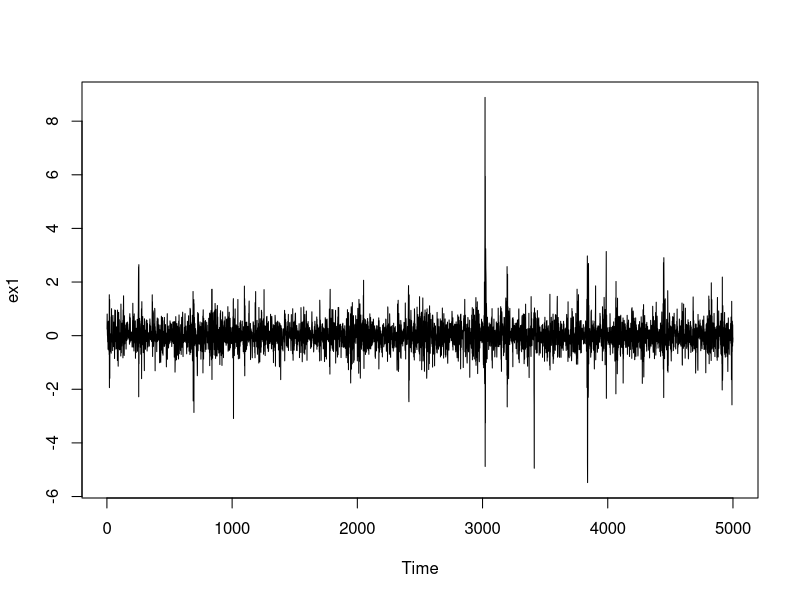
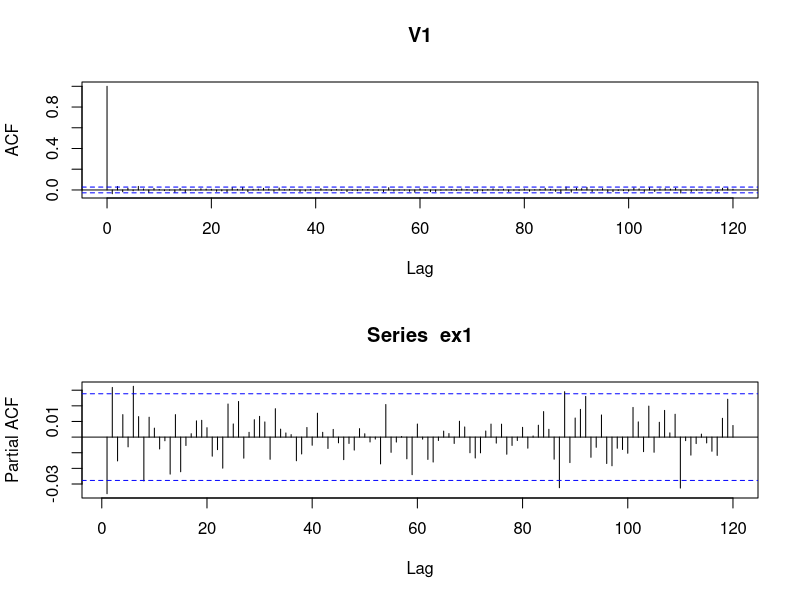
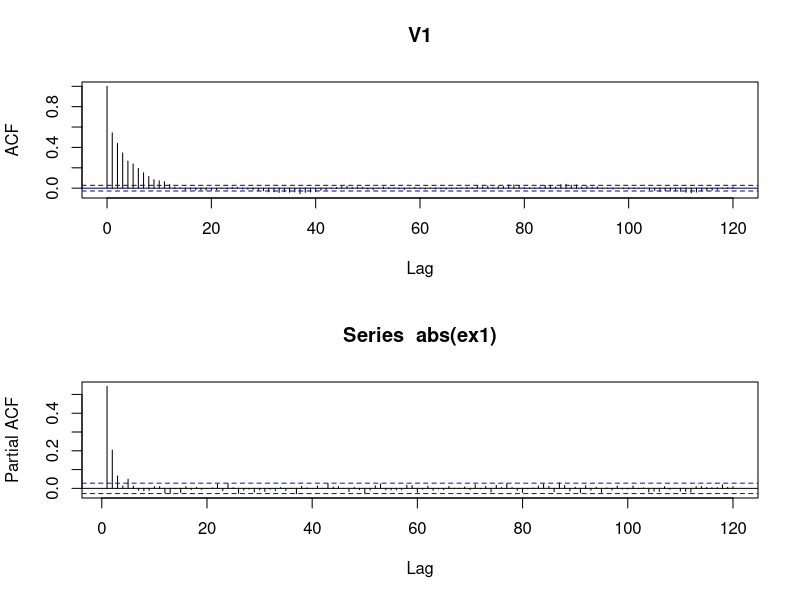
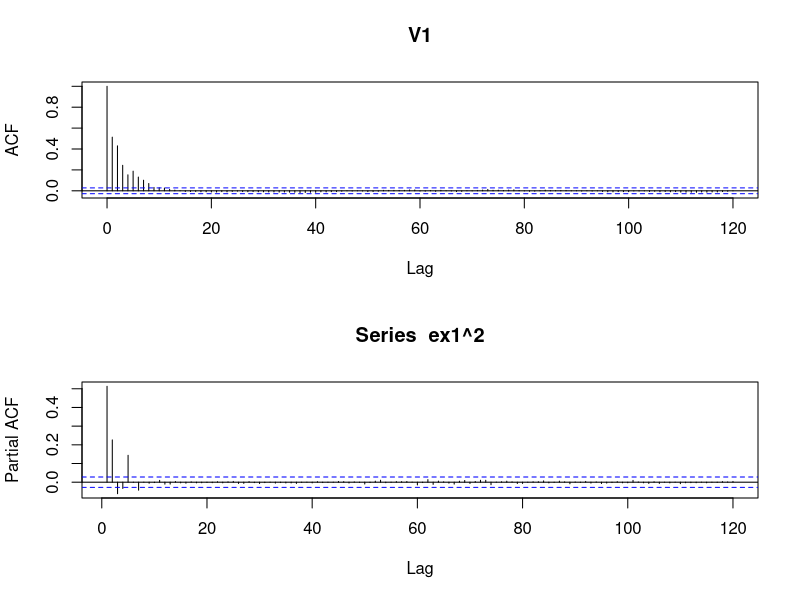

Generate these figures, in order, with R: (Note: this script raises an error after producing the figures.)
## ARCH/GARCH Examples

## Example 1 ####################################
ex1 <- read.table("ARCHorGARCHOne.txt", header = F)
ts.plot(ex1)

# ACF/PACF of Raw data
par(mfrow=c(2,1))
acf(ex1, lag.max = 120)
pacf(ex1, lag.max = 120)

# ACF/PACF of |Raw data|
acf(abs(ex1), lag.max = 120)
pacf(abs(ex1), lag.max = 120)

# ACF/PACF of (Raw data)^2
acf(ex1^2, lag.max = 120)
pacf(ex1^2, lag.max = 120)

# perhaps l = 1 and k <= 3?
library(fGarch)
? garchFit

m1 <- garchFit(formula = ~garch(1,0), data = ex1, include.mean = F)
m2 <- garchFit(formula = ~garch(1,1), data = ex1, include.mean = F)
m3 <- garchFit(formula = ~garch(1,2), data = ex1, include.mean = F)
m4 <- garchFit(formula = ~garch(1,3), data = ex1, include.mean = F)

# GARCH(1,1) appears to fit best (AIC)
par(mfrow = c(1,1))
plot(m2)

## Example 2 ####################################
ex2 <- read.table("ARCHorGARCHTwo.txt", header = F)
ts.plot(ex2)

# ACF/PACF of Raw data
par(mfrow=c(2,1))
acf(ex2, lag.max = 120)
pacf(ex2, lag.max = 120)

# ACF/PACF of |Raw data|
acf(abs(ex2), lag.max = 120)
pacf(abs(ex2), lag.max = 120)

# ACF/PACF of (Raw data)^2
acf(ex2^2, lag.max = 120)
pacf(ex2^2, lag.max = 120)

# perhaps k = 2 and l = 2,3?
m1 <- garchFit(formula = ~garch(1,0), data = ex2)
m2 <- garchFit(formula = ~garch(1,1), data = ex2)
m3 <- garchFit(formula = ~garch(1,2), data = ex2)
m4 <- garchFit(formula = ~garch(2,0), data = ex2)
m5 <- garchFit(formula = ~garch(2,1), data = ex2)
m6 <- garchFit(formula = ~garch(2,2), data = ex2)
# GARCH(2,0), i.e. ARCH(2) appears to fit best
par(mfrow = c(1,1))
plot(m4)


# DAX Example
dax <- EuStockMarkets[,"DAX"]
plot(dax)
dax.new <- diff(log(dax))
plot(dax.new)

# ACF/PACF plots of "dax.new"
par(mfrow=c(2,1))
acf(dax.new)
pacf(dax.new)

# ACF/PACF plots of |dax.new|
acf(abs(dax.new),lag.max = 120)
pacf(abs(dax.new), lag.max = 120)

# ACF/PACF plots of (dax.new)^2
acf(dax.new^2)
pacf(dax.new^2)

# maybe k=2, l=2?
m1 <- garchFit(formula = ~garch(1,0), data = dax.new)
m2 <- garchFit(formula = ~garch(2,0), data = dax.new)
m3 <- garchFit(formula = ~garch(1,1), data = dax.new)
m4 <- garchFit(formula = ~garch(2,1), data = dax.new)
m5 <- garchFit(formula = ~garch(2,2), data = dax.new)

# GARCH(1,1) seems to fit well
par(mfrow = c(1,1))
plot(m3)

# Refit with different conditional density?
m6 <- garchFit(formula = ~garch(1,1), data = dax.new, cond.dist = "std")
plot(m6)
